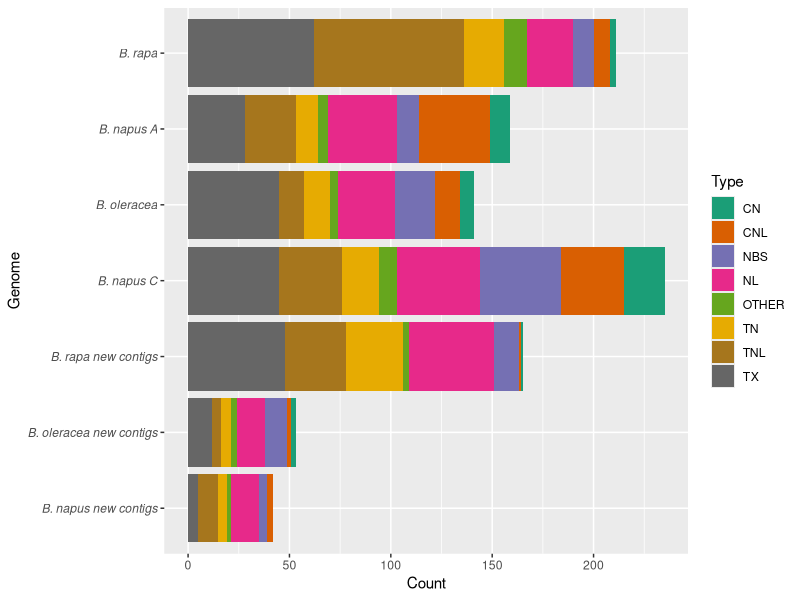
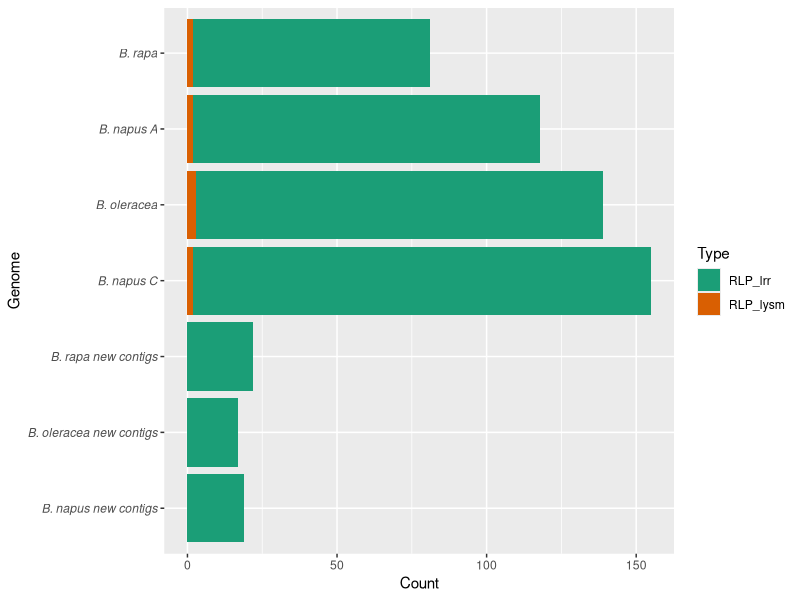
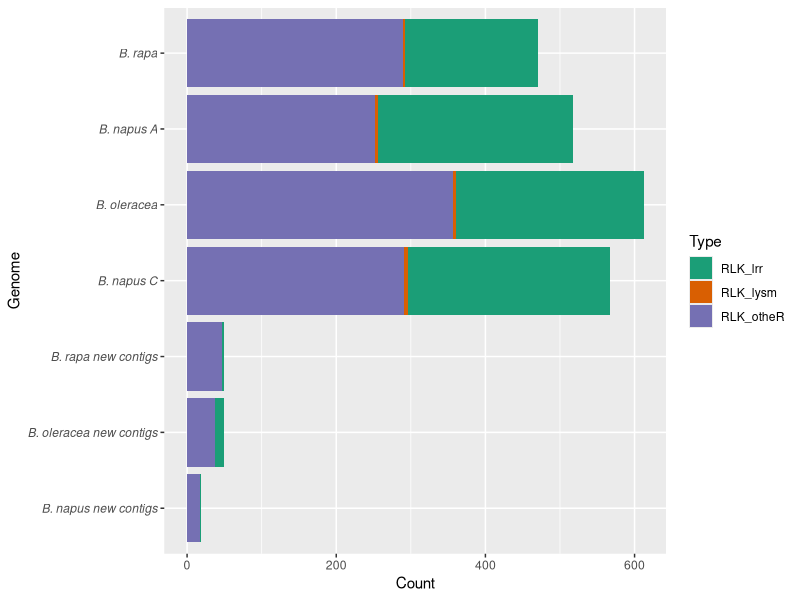

Here is the R script that generated these plots, in order:
library(tidyverse)
library(cowplot)
df <- readxl::read_xlsx('./R_gene_stats.xlsx')
df
df$NLR <- NULL
long_df <- df %>% gather(Type, Count, CN:RLP_lysm)
df
long_df$Genome <- factor(long_df$Genome, levels=c('B. rapa','B. napus A', 'B. oleracea', 'B. napus C', 'B. rapa new contigs','B. oleracea new contigs', 'B. napus new contigs'))

long_df


rlps <- long_df %>% filter(str_detect(Type, '^RLP'))
rlks <- long_df %>% filter(str_detect(Type, '^RLK'))
rlps_rlks <- long_df %>% filter(str_detect(Type, '^RLP|^RLK'))
nbs <- long_df %>% filter(! str_detect(Type, '^RLP|^RLK'))
rlps


a <- ggplot(nbs, aes(fill=Type,x=Genome, y =Count)) + geom_bar(stat='identity') +
  scale_fill_brewer(palette = "Dark2") + coord_flip() + 
  theme(axis.text.y = element_text(face = "italic")) +
  scale_x_discrete(limits = rev(levels(nbs$Genome)))
a
save_plot(plot =a, 'R_genes_NBS.png', base_height = 6, base_aspect_ratio = 1.3)


ggplot(rlps, aes(fill=Type,x=Genome, y =Count)) + geom_bar(stat='identity') +
  scale_fill_brewer(palette = "Dark2") + coord_flip() + 
  theme(axis.text.y = element_text(face = "italic")) +
  scale_x_discrete(limits = rev(levels(rlps$Genome)))

ggplot(rlks, aes(fill=Type,x=Genome, y =Count)) + geom_bar(stat='identity') +
  scale_fill_brewer(palette = "Dark2") + coord_flip() + 
  theme(axis.text.y = element_text(face = "italic")) +
  scale_x_discrete(limits = rev(levels(rlks$Genome)))


b <- ggplot(rlps_rlks, aes(fill=Type,x=Genome, y =Count)) + geom_bar(stat='identity') +
  scale_fill_brewer(palette = "Dark2") + coord_flip() + 
  theme(axis.text.y = element_text(face = "italic")) +
  scale_x_discrete(limits = rev(levels(rlps_rlks$Genome)))


both <- plot_grid(a, b, ncol=1, labels='AUTO', align='v')
save_plot(plot =both, 'R_genes.png', base_height = 6, base_aspect_ratio = 1.3)
